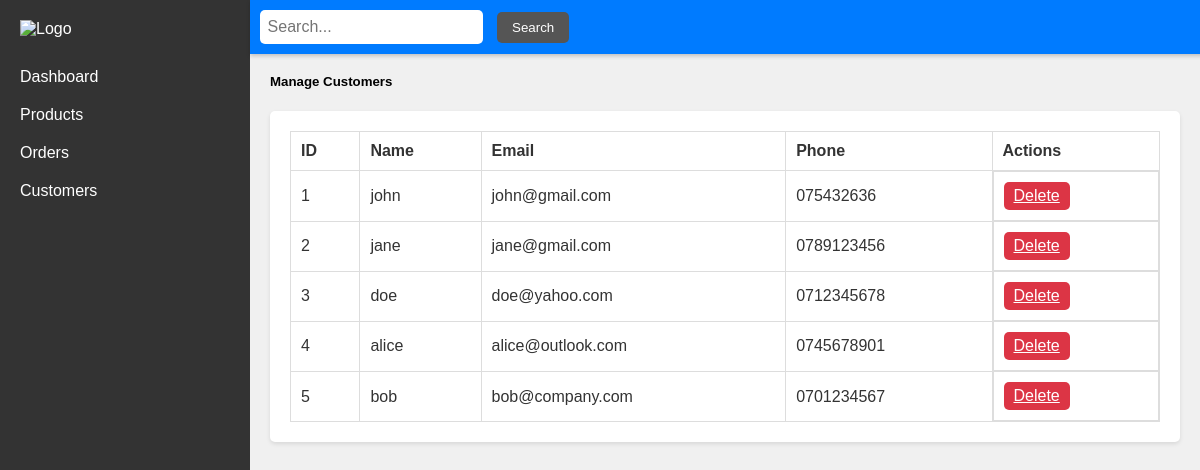
/admin/jewelary/views/customers.php (signed in), run on the app's committed database.
### tables this page shows
CREATE TABLE `customers` (
  `id` int(11) NOT NULL,
  `name` varchar(200) NOT NULL,
  `email` varchar(200) NOT NULL,
  `phone` varchar(200) NOT NULL
);

### admin/jewelary/views/customers.php (the view, shortened to what this page needs)
<?php
$servername = "localhost";
$username = "root";
$password = "";
$dbname = "ecommerce";
$conn = new mysqli($servername, $username, $password, $dbname);
$customers = $conn->query("SELECT * FROM customers");
?>
<!DOCTYPE html>
<html lang="en">
<head>
    <link rel="stylesheet" href="https://cdnjs.cloudflare.com/ajax/libs/font-awesome/6.0.0-beta3/css/all.min.css">
</head>
<body>
<div class="top-bar">
<div>
            <form action="" method="GET">
                <input type="text" name="search" placeholder="Search...">
                <button type="submit">Search</button>
            </form>
        </div>
    </div>
    <div class="sidebar">
        <img src="path/to/your/image.jpg" alt="Logo">
        <a href="./dashboard.php">Dashboard</a>
        <a href="./products.php">Products</a>
        <a href="./orders.php">Orders</a>
        <a href="./customers.php">Customers</a>
    </div>
    <div class="content">
        <div class="header">
            <h5>Manage Customers</h5>
        </div>
        <div class="table-container">
            <table>
                <thead>
                    <tr>
                        <th>ID</th>
                        <th>Name</th>
                        <th>Email</th>
                        <th>Phone</th>
                        <th>Actions</th>
                    </tr>
                </thead>
                <tbody>
                    <?php while($row = $customers->fetch_assoc()): ?>
                        <tr>
                            <td><?= $row['id'] ?></td>
                            <td><?= $row['name'] ?></td>
                            <td><?= $row['email'] ?></td>
                            <td><?= $row['phone'] ?></td>
                            <td class="actions">
                                <a href="customers.php?delete=<?= $row['id'] ?>" class="delete">Delete</a>
                            </td>
                        </tr>
                    <?php endwhile; ?>
                </tbody>
            </table>
        </div>
    </div>
</body>
</html>

### admin/jewelary/views/customers.php (style rules this page uses)
body { font-family: Arial, sans-serif; background-color: #f0f0f0; margin: 0; padding: 0; }
.sidebar { width: 250px; height: 100vh; background-color: #333; color: #fff; padding: 20px; box-sizing: border-box; float: left; }
.sidebar img { width: 100%; margin-bottom: 20px; }
.sidebar a { display: block; color: #fff; text-decoration: none; padding: 10px 0; }
.content { margin-left: 250px; padding: 20px; }
.header { color: black; padding-top: 2rem; text-align: left; }
.table-container { background-color: #fff; color: #333; padding: 20px; border-radius: 5px; box-shadow: 0 2px 4px rgba(0, 0, 0, 0.1); }
table { width: 100%; border-collapse: collapse; }
table, th, td { border: 1px solid #ddd; }
th, td { padding: 10px; text-align: left; }
.actions { display: flex; gap: 10px; }
.actions .delete { background-color: #dc3545; color: #fff; padding: 5px 10px; border: none; border-radius: 5px; cursor: pointer; }
.top-bar { background-color: #007bff; color: #fff; padding: 10px; text-align: center; position: fixed; width: 100%; top: 0; left: 15.6rem; z-index: 1000; box-shadow: 0 2px 4px rgba(0, 0, 0, 0.2); display: flex; justify-content: space-between; align-items: center; }
.top-bar input[type="text"] { padding: 8px; border: none; font-size: 16px; margin-right: 10px; border-radius: 5px; }
.top-bar button { padding: 8px 15px; background-color: #555; color: #fff; border: none; cursor: pointer; border-radius: 5px; }

### data on the page
customers: id "1", name "john", email "john@gmail.com", phone "075432636"
customers: id "2", name "jane", email "jane@gmail.com", phone "0789123456"
customers: id "3", name "doe", email "doe@yahoo.com", phone "0712345678"
customers: id "4", name "alice", email "alice@outlook.com", phone "0745678901"
customers: id "5", name "bob", email "bob@company.com", phone "0701234567"
